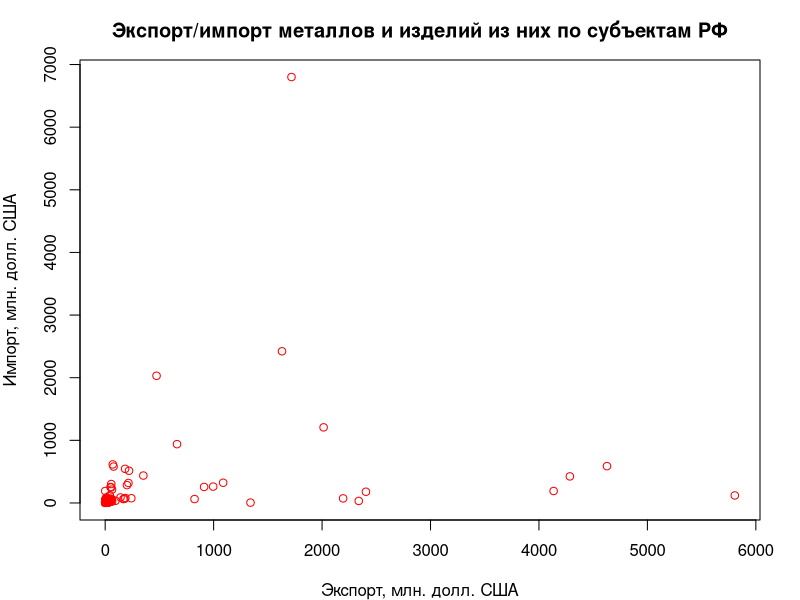
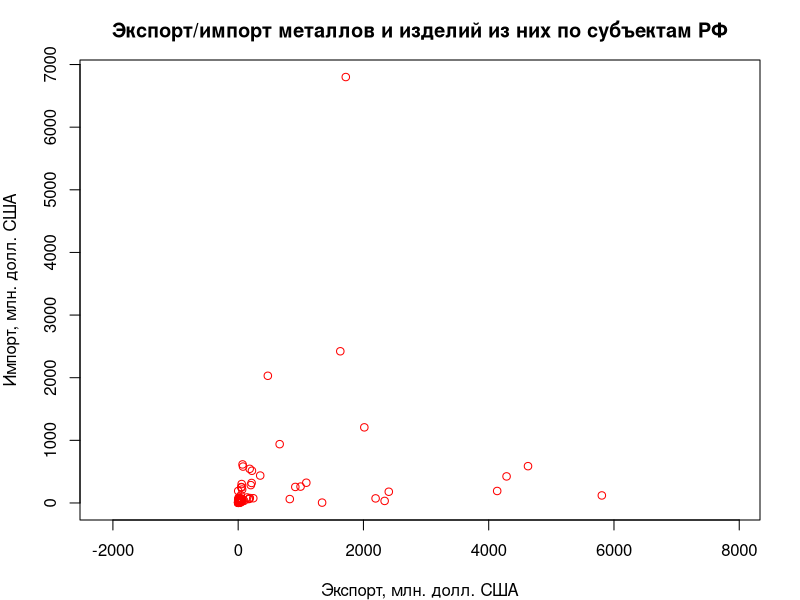
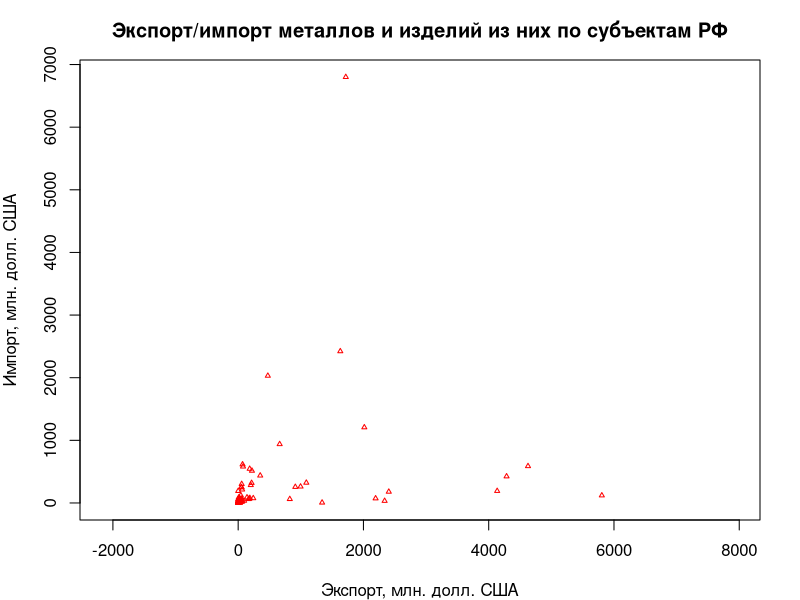
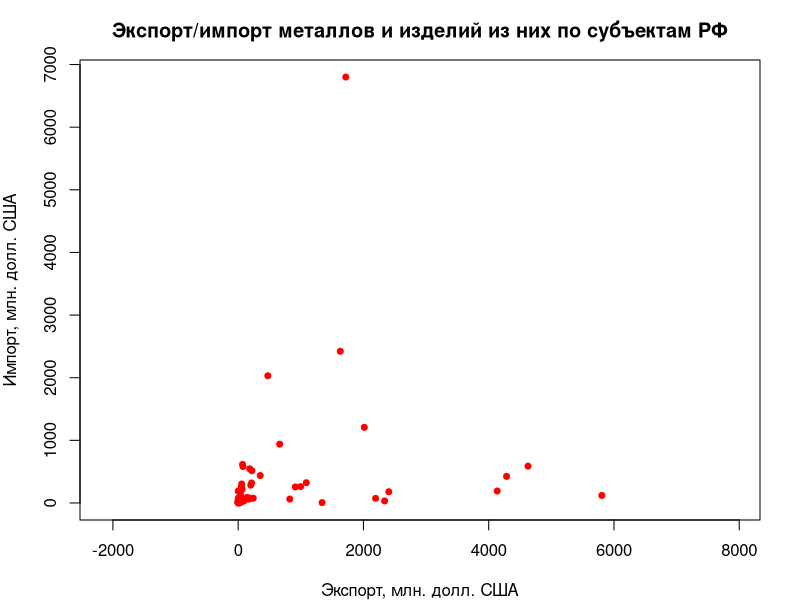
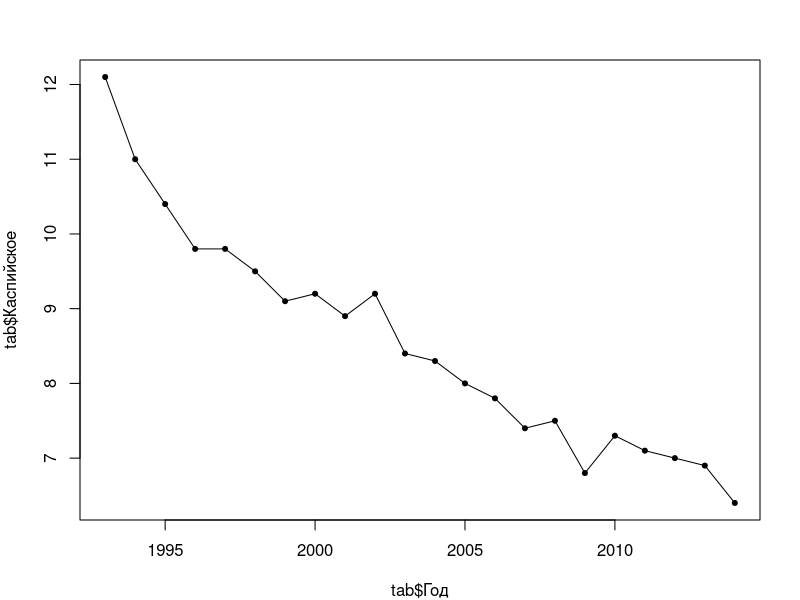
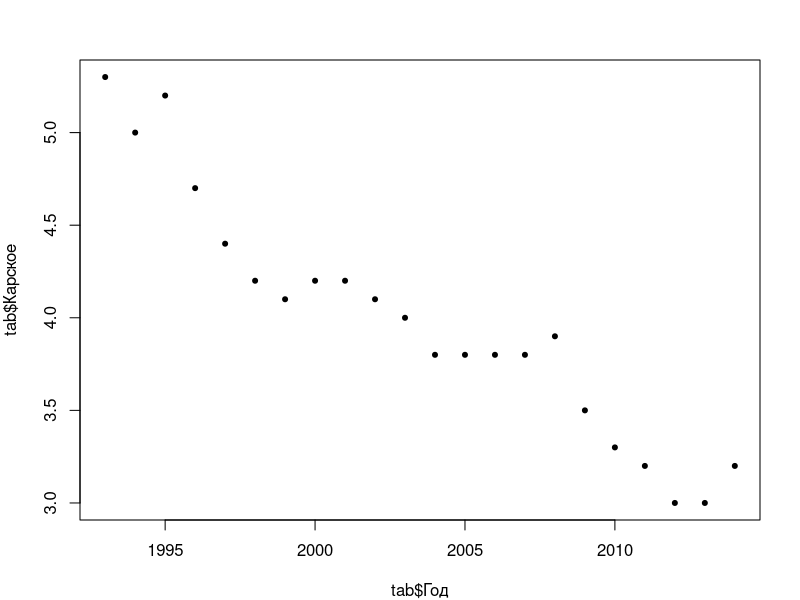
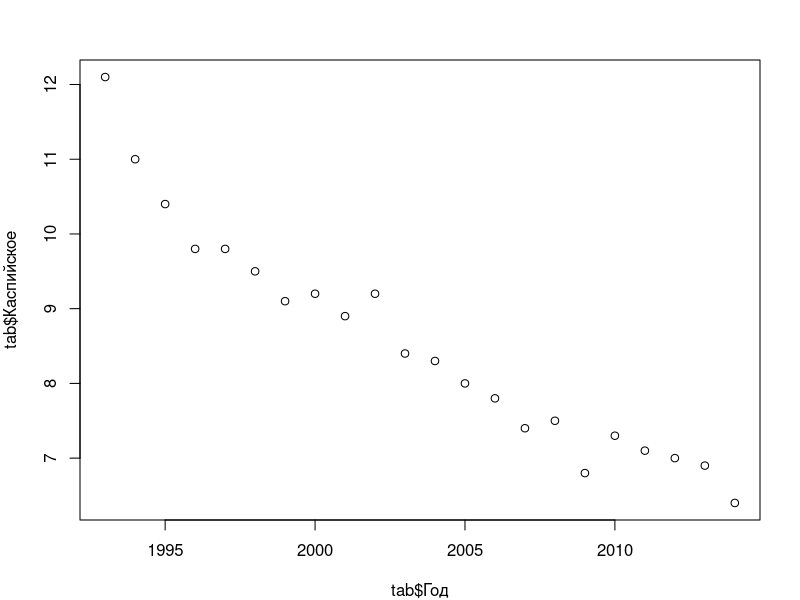
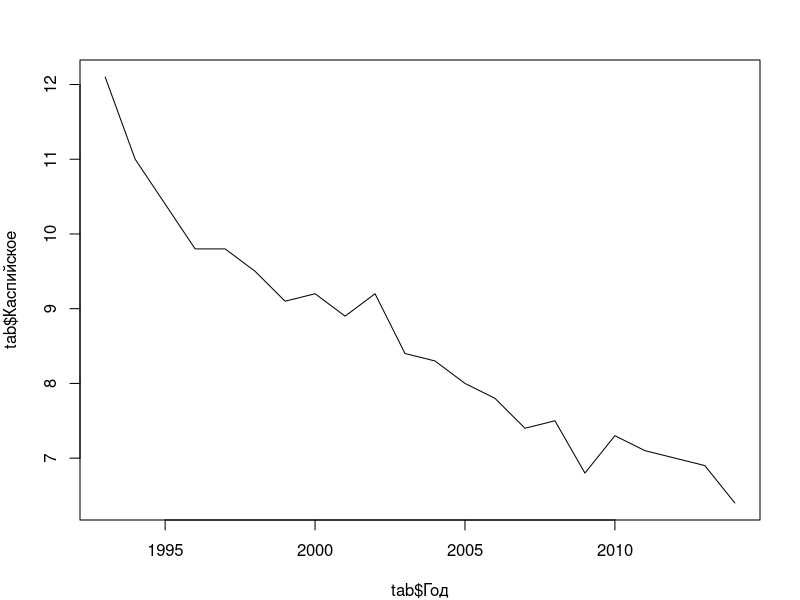

Write the R code that produced these figures, in order. (Note: this script raises an error after producing the figures.)
## ---- chunk 1
library(readxl)

# Прочтем таблицу по экспорту/импорту продукции в регионах России 
types = c("text", rep("numeric", 12))
tab = as.data.frame(read_excel("data/ExpImp.xlsx", 1, col_types = types))
str(tab)
## ---- chunk 2
# Выгрузим данные по федеральным округам в отдельную таблицу
filter = grep("федеральный округ", tab$Регион)
okr = tab[filter, ]

# Отсортируем данные по федеральным округам в алфавитном порядке:
okr = okr[order(okr$Регион), ]

# Выгрузим данные по субъектам в отдельную таблицу
filter = grepl("федеральный округ|Федерация|числе",tab$Регион)
sub = tab[!filter, ]
## ---- chunk 3
par(mar=c(4,4,3,2))
# Диаграмма рассеяния по экспорту и импорту:
plot(sub$МетЭкспорт, 
     sub$МетИмпорт,
     col="red", 
     xlab="Экспорт, млн. долл. США", 
     ylab = "Импорт, млн. долл. США", 
     main = "Экспорт/импорт металлов и изделий из них по субъектам РФ")
## ---- chunk 4
plot(sub$МетЭкспорт, 
     sub$МетИмпорт, 
     col="red", 
     xlab="Экспорт, млн. долл. США", 
     ylab = "Импорт, млн. долл. США", 
     main = "Экспорт/импорт металлов и изделий из них по субъектам РФ", 
     asp = 1)
## ---- chunk 5
plot(sub$МетЭкспорт, 
     sub$МетИмпорт, 
     col="red", 
     xlab="Экспорт, млн. долл. США", 
     ylab = "Импорт, млн. долл. США", 
     main = "Экспорт/импорт металлов и изделий из них по субъектам РФ", 
     asp = 1,
     pch = 2, 
     cex = 0.5)
plot(sub$МетЭкспорт, 
     sub$МетИмпорт, 
     col="red", 
     xlab="Экспорт, млн. долл. США", 
     ylab = "Импорт, млн. долл. США", 
     main = "Экспорт/импорт металлов и изделий из них по субъектам РФ", 
     asp = 1,
     pch = 20, 
     cex = 1.2)
## ---- chunk 6
tab = read.csv2("data/oxr_vod.csv", encoding = 'UTF-8')
plot(tab$Год, tab$Каспийское, pch=20) # для начала нанесем точки
lines(tab$Год, tab$Каспийское) # теперь нанесем линии
## ---- chunk 7
plot(tab$Год, tab$Карское,pch=20)
plot(tab$Год, tab$Каспийское, type="p")
plot(tab$Год, tab$Каспийское, type="l")
plot(tab$Год, tab$Каспийское, type="b")
plot(tab$Год, tab$Каспийское, type="c")
plot(tab$Год, tab$Каспийское, type="o")
plot(tab$Год, tab$Каспийское, type="h")
plot(tab$Год, tab$Каспийское, type="s")
## ---- chunk 8
plot(tab$Год, tab$Каспийское, type="l", lwd = 2, lty = 1)
plot(tab$Год, tab$Каспийское, type="l", lwd = 3, lty = 2)
plot(tab$Год, tab$Каспийское, type="l", lwd = 1, lty = 3)
## ---- chunk 9
plot(tab$Год, 
     tab$Каспийское, 
     pch=20, 
     type="o", 
     ylim = c(0,12), 
     col="red3")

# Добавим теперь на существующий график новый ряд данных, используя функции points() и lines():
points(tab$Год, tab$Карское, pch=20, col="forestgreen")
lines(tab$Год, tab$Карское, pch=20, col="forestgreen")
## ---- chunk 10
xrange = range(tab$Год) # вычислим диапазон по оси X
yrange = range(tab$Каспийское, tab$Карское, tab$Азовское) # вычислим диапазон по оси Y

# Построим пустой график, охватывающий полный диапазон данных, и имеющий все необходимые сопроводительные элементы
plot(xrange,
     yrange,
     main="Объем сброса загрязненных сточных вод", 
     xlab="Год", 
     ylab="млрд.куб.м",
     type = "n") # n означает, что ряд данных рисоваться не будет

# Теперь добавим на график ряды данных
points(tab$Год, tab$Каспийское, pch=20, col="red3")
lines(tab$Год, tab$Каспийское, pch=20, col="red3")

points(tab$Год, tab$Карское, pch=20, col="forestgreen")
lines(tab$Год, tab$Карское, pch=20, col="forestgreen")

points(tab$Год, tab$Азовское, pch=20, col="steelblue")
lines(tab$Год, tab$Азовское, pch=20, col="steelblue")
## ---- chunk 11
plot(okr$МетЭкспорт, 
     okr$МетИмпорт, 
     col=rgb(1,0,0,0.5), 
     xlab="Экспорт, млн. долл. США", 
     ylab = "Импорт, млн. долл. США", 
     main = "Экспорт/импорт металлов и изделий из них по ФО РФ (2013 г.)", 
     asp = 1,
     pch = 20, 
     cex = 2+log(sub$МетИмпорт/sub$МетЭкспорт)) # размер кружка зависит от соотношения импорта и экспорта
## ---- chunk 12
hist(sub$ПродЭкспорт)
# Карманы будут от 0 до 3000 через 100. Заодно добавим цвет:
hist(sub$ПродЭкспорт, breaks = seq(0,3000,100), col="olivedrab3")
## ---- chunk 13
hist(sub$ПродЭкспорт[sub$ПродЭкспорт < 300], col = "olivedrab3", breaks = seq(0, 300, 20))
## ---- chunk 14
hist(log(sub$ПродЭкспорт), col = "olivedrab3")
## ---- chunk 15
barplot(okr$ХимЭкспорт)

# Или даже просто вектор натуральных чисел от -5 до 5:
barplot(-5:5)

# Если у каждого столбика есть название, 
# нужно передать вектор названий в аргумент names.arg = 
barplot(okr$ХимЭкспорт, names.arg = okr$Регион)

# при наличии длинных подписей удобнее столбчатую диаграмму разместить горизонтально, используя параметр horiz = TRUE.
barplot(okr$ХимЭкспорт, names.arg = okr$Регион, horiz=TRUE)
## ---- chunk 16
barplot(okr$ХимЭкспорт, names.arg = okr$Регион, horiz=TRUE, las = 1)
## ---- chunk 17
names = sub("федеральный округ", "", okr$Регион) # "" - означает пустая строка
barplot(okr$ХимЭкспорт, names.arg = names, horiz = TRUE, las = 1)
## ---- chunk 18
# mar=c(bottom, left, top, right)
# The default is c(5, 4, 4, 2) + 0.1.
## ---- chunk 19
margins.default = par("mar") # запишем текущее значение, чтобы восстановить его потом
par(mar = c(5, 10, 4, 2)) # увеличим поле left до 10 условных единиц
barplot(okr$ХимЭкспорт, names.arg = names, horiz=TRUE, las = 1)
## ---- chunk 20
barplot(okr$ХимЭкспорт, 
        names.arg = names, 
        main = "Экспорт продукции химической промышленности", 
        xlab = "млн долл. США", 
        horiz = TRUE, 
        las = 1)

# Чтобы увеличить диапазон оси X, можно использовать параметр xlim = c(min, max):
barplot(okr$ХимЭкспорт, 
        names.arg = names, 
        main = "Экспорт продукции химической промышленности", 
        xlab = "млн долл. США", 
        horiz = TRUE, 
        las = 1, 
        xlim = c(0,12000))
## ---- chunk 21
par(mar = c(5, 5, 5, 5)) # установим поля

pie(okr$ХимЭкспорт)

# вместо номеров можно использовать подписи секторов, добавив второй параметр:
pie(okr$ХимЭкспорт, names)

# в каждую метку можно добавить процент данного округа в общей массе. Для этого его нужно сначала посчитать:
percentage = 100 * okr$ХимЭкспорт / sum(okr$ХимЭкспорт)

# и округлить до 1 знака после запятой:
percentage = round(percentage, digits = 1)
## ---- chunk 22

names2=paste(names, " (", percentage, "%)", sep = "")

# Используем для аннотирования круговых секторов:
pie(okr$ХимЭкспорт, names2)

# Добавить заголовок можно также с помощью параметра main =
pie(okr$ХимЭкспорт, names2, main = "Доля федеральных округов в экспорте продукции химической промышленности")
## ---- chunk 23
pie(okr$ХимЭкспорт, names2, main = "Доля федеральных округов в экспорте \n продукции химической промышленности")
## ---- chunk 24
pie(okr$ХимЭкспорт, 
    names2, 
    main = "Доля федеральных округов в экспорте \n продукции химической промышленности", 
    clockwise = TRUE)
## ---- chunk 25
head(colors())
## ---- chunk 26
par(mar = c(5, 10, 4, 2)) # увеличим поле left до 10 условных единиц
barplot(okr$ХимЭкспорт, 
        names.arg = names, 
        main = "Экспорт продукции химической промышленности", 
        xlab = "млн долл. США", 
        horiz = TRUE, 
        las = 1, 
        xlim = c(0,12000), 
        col = "steelblue")
## ---- chunk 27
violet = rgb(0.4, 0, 0.6)
barplot(okr$ХимЭкспорт, 
        names.arg = names, 
        main = "Экспорт продукции химической промышленности", 
        xlab = "млн долл. США", 
        horiz = TRUE, 
        las = 1, 
        xlim = c(0,12000), 
        col = violet)
## ---- chunk 28
violet.transp = adjustcolor(violet, alpha = 0.5)
barplot(okr$ХимЭкспорт, 
        names.arg = names, 
        main = "Экспорт продукции химической промышленности", 
        xlab = "млн долл. США", 
        horiz = TRUE, 
        las = 1, 
        xlim = c(0,12000), 
        col = violet.transp)

green.transp = rgb(0, 1, 0, 0.5) # появился четвертый параметр
barplot(okr$ХимЭкспорт, 
        names.arg = names, 
        main = "Экспорт продукции химической промышленности", 
        xlab = "млн долл. США", 
        horiz = TRUE, 
        las = 1, 
        xlim = c(0,12000), 
        col = green.transp)
## ---- chunk 29
colors = c("red", "green", "blue", "orange", "yellow", "pink", "white","black")

barplot(okr$ХимЭкспорт, 
        names.arg = names, 
        main = "Экспорт продукции химической промышленности", 
        xlab = "млн долл. США", 
        horiz = TRUE, 
        las = 1, 
        xlim = c(0,12000), 
        col = colors)
## ---- chunk 30
colors = rep("gray", 8) # сделаем 8 серых цветов
colors[2] = "red"
colors[7] = "red"
barplot(okr$ХимЭкспорт, 
        names.arg = names, 
        main = "Экспорт продукции химической промышленности", 
        xlab = "млн долл. США", 
        horiz = TRUE, 
        las = 1, 
        xlim = c(0,12000), 
        col = colors)
## ---- chunk 31
colors=c("gray","steelblue")
barplot(okr$ХимЭкспорт, 
        names.arg = names, 
        main = "Экспорт продукции химической промышленности", 
        xlab = "млн долл. США", 
        horiz =TRUE, 
        las = 1, 
        xlim = c(0, 12000), 
        col = colors)
## ---- chunk 32
# задаем 2 опорных цвета: черный  белый
palet=colorRampPalette(c("black","white")) 

# и автоматически генерируем 8 цветов между ними:
colors=palet(8)

# используем их для отображения:
barplot(okr$ХимЭкспорт, 
        names.arg = names, 
        main = "Экспорт продукции химической промышленности", 
        xlab = "млн долл. США", 
        horiz = TRUE, 
        las = 1, 
        xlim = c(0, 12000), 
        col= colors)

# вы можете включить в палитру произвольное количество цветов:
palet=colorRampPalette(c("steelblue","white","purple4")) 
colors=palet(8)
barplot(okr$ХимЭкспорт, 
        names.arg = names, 
        main = "Экспорт продукции химической промышленности", 
        xlab = "млн долл. США", 
        horiz=TRUE, 
        las = 1, 
        xlim = c(0, 12000), 
        col= colors)
## ---- chunk 33
pie(okr$ХимЭкспорт, names2, main = "Доля федеральных округов в экспорте \n продукции химической промышленности", col=rainbow(length(names2)))
pie(okr$ХимЭкспорт, names2, main = "Доля федеральных округов в экспорте \n продукции химической промышленности", col=sample(colors(),5))
## ---- chunk 34
par(mar = c(0,5,0,0))
## ---- chunk 35
library(RColorBrewer) # Откроем библиотеку RColorBrewer:
display.brewer.all() # Посмотрим, какие в ней имеются палитры
## ---- chunk 36
par(mar = c(5,5,5,5))
## ---- chunk 37
# выберем цвета из палитры Set2 по количеству секторов в круге:
colors = brewer.pal(length(names2),"Set1")

# И используем их при визуализации
par(mar = c(5, 5, 5, 5)) # установим поля
pie(okr$ХимЭкспорт, names2, main = "Доля федеральных округов в экспорте \n продукции химической промышленности", col=colors)

# Попробуем палитру Accent:
pie(okr$ХимЭкспорт, names2, main = "Доля федеральных округов в экспорте \n продукции химической промышленности", col=brewer.pal(length(names2),"Accent"))
## ---- chunk 38
plot(tab$Год, 
     tab$Каспийское, 
     pch=20, 
     type="o", 
     ylim = c(0,12), 
     col="red3", 
     main="Объем сброса загрязненных сточных вод", 
     xlab="Год", 
     ylab="млрд.куб.м",
     cex.axis=0.8, 
     cex.lab=0.7, 
     cex.main=0.9, 
     cex = 0.8)

points(tab$Год, tab$Карское, pch=20, col="forestgreen",cex = 0.8)
lines(tab$Год, tab$Карское, pch=20, col="forestgreen")

points(tab$Год, tab$Азовское, pch=20, col="steelblue",cex = 0.8)
lines(tab$Год, tab$Азовское, pch=20, col="steelblue")
## ---- chunk 39
plot(tab$Год, 
     tab$Каспийское, 
     pch=20, 
     type="o", 
     ylim = c(0,12), 
     col="red3", 
     main="Объем сброса загрязненных сточных вод", 
     xlab="Год", 
     ylab="млрд.куб.м",
     cex.axis=0.8, 
     cex.lab=0.7, 
     cex.main=0.9, 
     col.lab = "grey50", 
     fg = "grey40")
points(tab$Год, tab$Карское, pch=20, col="forestgreen")
lines(tab$Год, tab$Карское, pch=20, col="forestgreen")
points(tab$Год, tab$Азовское, pch=20, col="steelblue")
lines(tab$Год, tab$Азовское, pch=20, col="steelblue")
## ---- chunk 40
plot(tab$Год, 
     tab$Каспийское,
     type = "l",
     axes = FALSE)

axis(side = 1, 
     at = seq(min(tab$Год), max(tab$Год), 1),
     tck = -0.02,
     labels = FALSE) # разметим ось X через 1 год, но рисовать подписи не будем

axis(side = 1, 
     at = seq(min(tab$Год), max(tab$Год), 3), # а подписи расставим через 3 года
     tck = 0) # но рисовать метки не будем

# разметим ось Y через 1 млрд куб. м., округлив предварительно минимальное и максимальное значение до ближайшего целого снизу и сверху соответственно
axis(side = 2, 
     at = seq(floor(min(tab$Каспийское)), ceiling(max(tab$Каспийское)), 1),
     tck = -0.02) 

box() # добавим рамку для красоты
## ---- chunk 41
plot(tab$Год, 
     tab$Каспийское,
     type = "l",
     col = "red")
grid()
## ---- chunk 42
plot(tab$Год, 
     tab$Каспийское,
     type = "l",
     col = "red")
grid(10, 5)
## ---- chunk 43
plot(tab$Год, 
     tab$Каспийское, 
     type="n") # режим 'n' позволяет ничего не рисовать, но заложить поле графика в соответствии с данными, указанными в параметрах x и y

# Вычисляем линии сетки
xlines = seq(min(tab$Год), max(tab$Год), 1)
ylines = seq(ceiling(min(tab$Каспийское)),
              floor(max(tab$Каспийское)), 1)

# Рисуем линии сетки
abline(h = ylines, v = xlines, col = "lightgray")

# Рисуем график
lines(tab$Год, 
     tab$Каспийское, 
     col="red3")
points(tab$Год, 
     tab$Каспийское,
     pch = 20,
     col="red3")

# Выделяем значение 10 по оси Y:
abline(h = 10, col = "blue", lwd = 2)

# Рисуем дополнительно рамку, т.к. сетку координат мы рисовали после графика
box()
## ---- chunk 44

## ---- chunk 45
par(mar = margins.default)

# Найдем ограничивающий прямоугольник вокруг всех рядов данных
xrange = range(tab$Год)
yrange = range(tab$Каспийское, tab$Карское, tab$Азовское)

# Построим пустой график с разметкой осей и всеми заголовками
plot(xrange, 
     yrange, 
     type="n", 
     main="Объем сброса загрязненных сточных вод", 
     xlab="Год", 
     ylab="млрд.куб.м",
     cex.axis=0.8, 
     cex.lab=0.7, 
     cex.main=0.9, 
     col.lab = "grey50", 
     fg = "grey40")

# Добавим на график сетку координат
grid()

# Добавим на график данные
points(tab$Год, tab$Каспийское, pch=20, col="red3")
lines(tab$Год, tab$Каспийское, pch=20, col="red3")

points(tab$Год, tab$Карское, pch=20, col="forestgreen")
lines(tab$Год, tab$Карское, pch=20, col="forestgreen")

points(tab$Год, tab$Азовское, pch=20, col="steelblue")
lines(tab$Год, tab$Азовское, pch=20, col="steelblue")

# Определим положение, названия и цвета:
main = "Море"
location = "topright"
labels = c("Каспийское", "Карское", "Азовское")
colors = c("red3", "forestgreen", "steelblue")

# Если цвет передать в параметр fill, то по умолчанию
# нарисуются цветовые плашки:
legend(location, labels, title = main, fill=colors)
## ---- chunk 46

## ---- chunk 47
knitr::include_url('https://tsamsonov.github.io/r-geo-course-slides/05_Graphics.html#1', height = '390px')
## ---- chunk 48
knitr::include_graphics('images/katrina.png')
